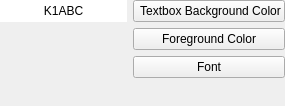
             <widget class="QWidget" name="scrollAreaWidgetContents_10">
              <property name="geometry">
               <rect>
                <x>0</x>
                <y>0</y>
                <width>285</width>
                <height>106</height>
               </rect>
              </property>
              <layout class="QGridLayout" name="gridLayout_8">
               <property name="leftMargin">
                <number>0</number>
               </property>
               <property name="topMargin">
                <number>0</number>
               </property>
               <property name="rightMargin">
                <number>0</number>
               </property>
               <property name="bottomMargin">
                <number>0</number>
               </property>
               <item row="3" column="1">
                <spacer name="verticalSpacer_12">
                 <property name="orientation">
                  <enum>Qt::Orientation::Vertical</enum>
                 </property>
                 <property name="sizeHint" stdset="0">
                  <size>
                   <width>20</width>
                   <height>40</height>
                  </size>
                 </property>
                </spacer>
               </item>
               <item row="0" column="0">
                <widget class="QLabel" name="composeLabel">
                 <property name="enabled">
                  <bool>true</bool>
                 </property>
                 <property name="minimumSize">
                  <size>
                   <width>80</width>
                   <height>20</height>
                  </size>
                 </property>
                 <property name="styleSheet">
                  <string notr="true">QLabel{background-color: #FFF}</string>
                 </property>
                 <property name="text">
                  <string>K1ABC</string>
                 </property>
                 <property name="alignment">
                  <set>Qt::AlignmentFlag::AlignCenter</set>
                 </property>
                </widget>
               </item>
               <item row="0" column="1">
                <widget class="QPushButton" name="composeBackgroundButton">
                 <property name="text">
                  <string> Textbox Background Color</string>
                 </property>
                </widget>
               </item>
               <item row="1" column="1">
                <widget class="QPushButton" name="composeForegroundButton">
                 <property name="text">
                  <string>Foreground Color</string>
                 </property>
                </widget>
               </item>
               <item row="2" column="1">
                <widget class="QPushButton" name="composeFontButton">
                 <property name="text">
                  <string>Font</string>
                 </property>
                </widget>
               </item>
              </layout>
             </widget>
